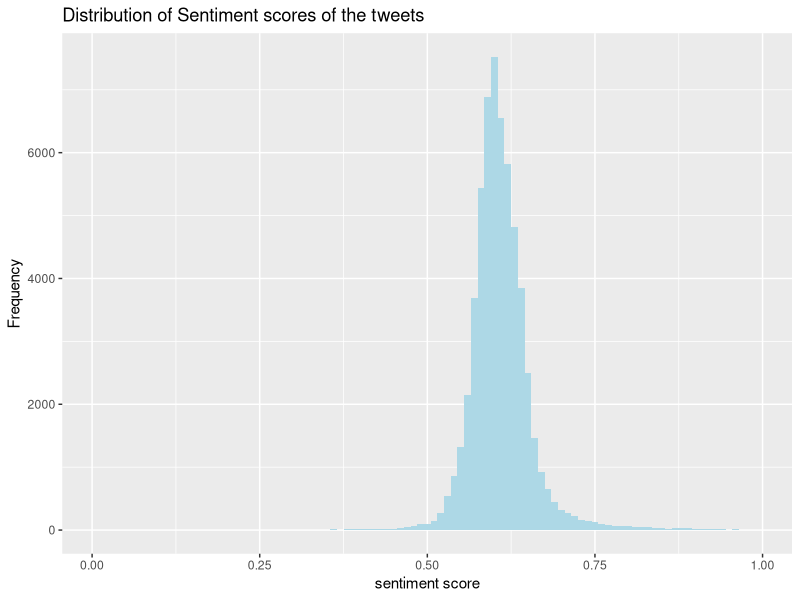
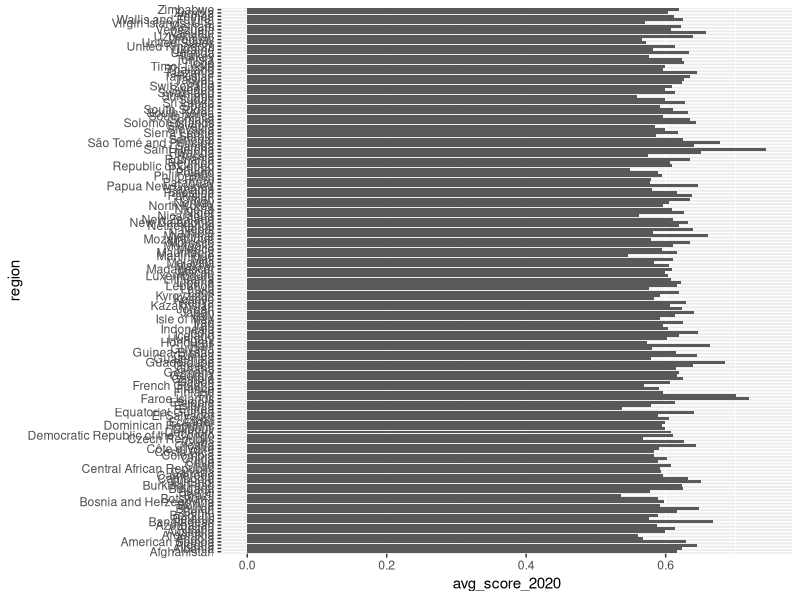
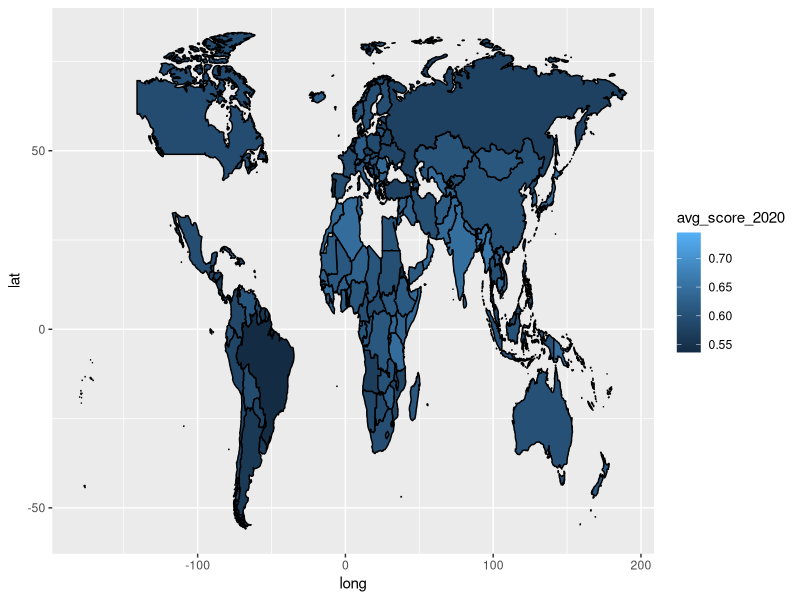
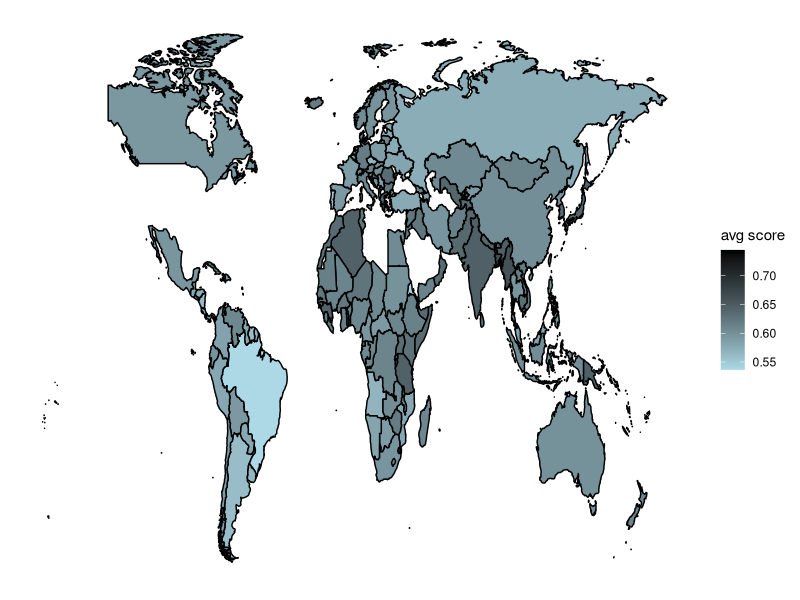
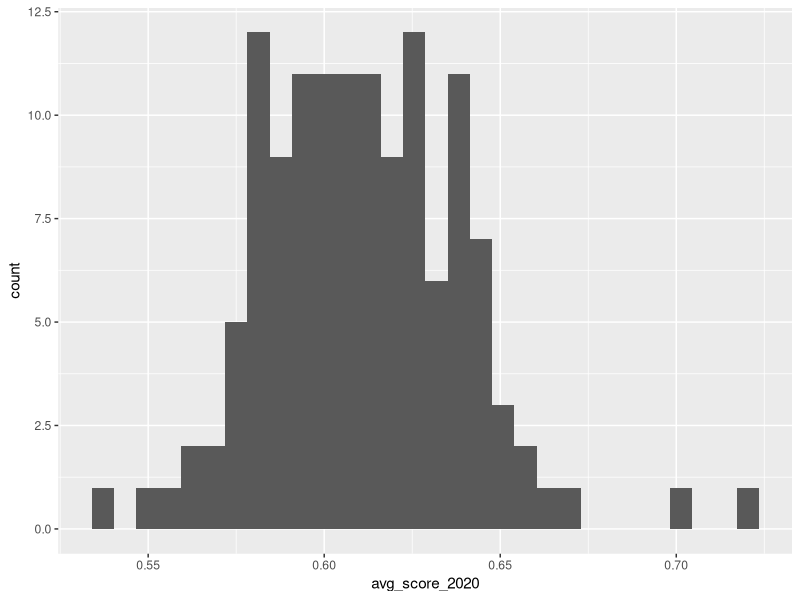
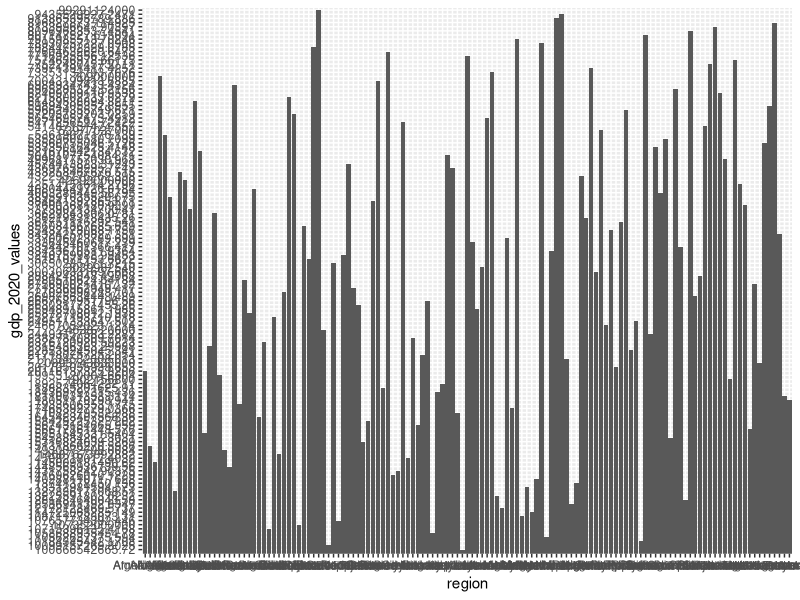
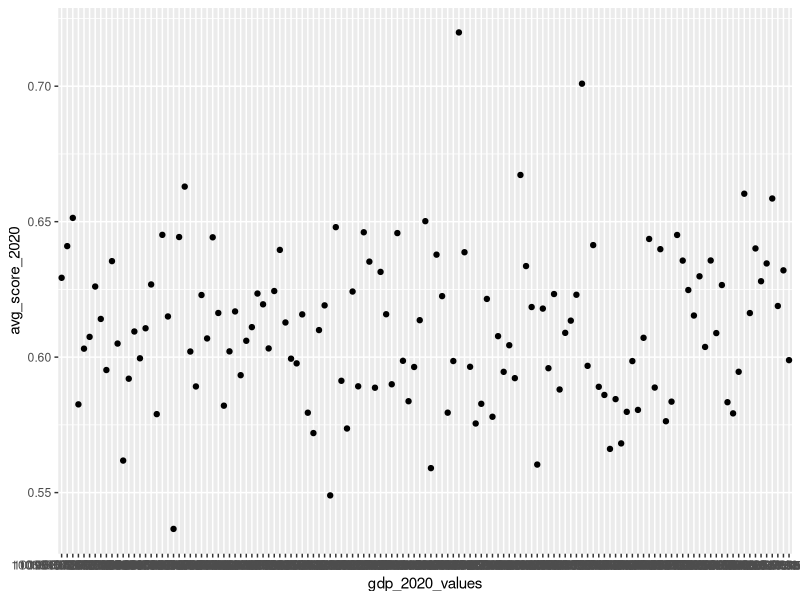

Write R code to recreate these figures, in order.
## ---- chunk 1
knitr::opts_chunk$set(echo = TRUE)

library(tidyverse)
library(ggplot2)
## ---- chunk 2
data_2020 <- read.csv("data/sentiment_country_2020.csv")
data_2021 <- read.csv("data/sentiment_country_2021.csv")
## ---- chunk 3
view(data_2020)
view(data_2021)
## ---- chunk 4

avg_data_2020<-data_2020 %>%
  group_by(NAME_0) %>%
  summarize(
    avg_score_2020 = mean(SCORE, na.rm = TRUE)
    )

view(avg_data_2020)

names(avg_data_2020)[names(avg_data_2020) == "NAME_0"] <- "region"

view(avg_data_2020)
## ---- chunk 5
ggplot(data = data_2020, aes(x=SCORE)) + 
  geom_histogram(binwidth = 0.01, fill = "lightblue")+ 
  ylab("Frequency") + 
  xlab("sentiment score") +
  ggtitle("Distribution of Sentiment scores of the tweets")
## ---- chunk 6
ggplot(data = avg_data_2020, aes(x=region, y=avg_score_2020)) + 
  geom_bar(stat = "identity")+
  coord_flip()
## ---- chunk 7
mapdata <- map_data("world") ##ggplot2
View(mapdata)

mapdata <- left_join(mapdata, avg_data_2020, by="region")
View(mapdata)


mapdata1<-mapdata %>% filter(!is.na(mapdata$avg_score_2020))
View(mapdata1)

map1<-ggplot(mapdata1, aes( x = long, y = lat, group=group)) +
  geom_polygon(aes(fill = avg_score_2020), color = "black")
map1

map2 <- map1 + scale_fill_gradient(name = "avg score", low = "light blue", high =  "black", na.value = "grey50")+
  theme(axis.text.x = element_blank(),
        axis.text.y = element_blank(),
        axis.ticks = element_blank(),
        axis.title.y=element_blank(),
        axis.title.x=element_blank(),
        rect = element_blank())
map2
## ---- chunk 8

gdp_2020 <- read_csv("gdp_2020.csv")
view(gdp_2020)

gdp_2021 <- read_csv("gdp_2021.csv")
view(gdp_2021)

gdp_2020 <- gdp_2020[c(1,5)]
view(gdp_2020)

gdp_2021 <- gdp_2021[c(1,5)]
view(gdp_2021)

## ---- chunk 9
names(gdp_2020)[names(gdp_2020) == "Country Name"] <- "region"
view(gdp_2020)

avg_data_2020 <- left_join(avg_data_2020, gdp_2020, by="region")
View(avg_data_2020)

names(avg_data_2020)[names(avg_data_2020) == "2020 [YR2020]"] <- "gdp_2020_values"

## ---- chunk 10

#removing missing values
df2<-avg_data_2020[!(avg_data_2020$gdp_2020_values==".."),]
view(df2)

df3<-df2 %>% filter(!is.na(df2$gdp_2020_values))
View(df3)

#sentiment scores
ggplot(data = df3, aes(x = avg_score_2020)) + 
  geom_histogram()

#gdp values
ggplot(df3, aes(x = region, y = gdp_2020_values )) +  
  geom_bar(stat = "identity")

#comparing both the variables
ggplot(data = df3, aes(x = gdp_2020_values , y = avg_score_2020))+ 
  geom_point() + 
  geom_smooth()
